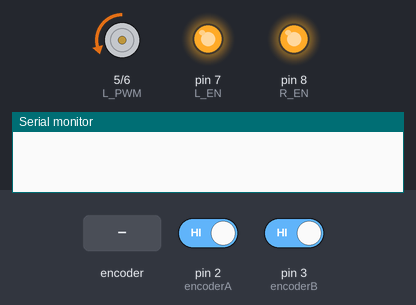
Simulated run of this sketch. Board: Arduino Uno, built with avr-gcc and run on an emulated ATmega328P. Shown: motor-driver pin pairs drawn as motors (green arrow = first pin HIGH = forward, orange = second pin HIGH = backward, longer = more drive), output pins drawn as LEDs (lit = HIGH), the last lines printed to the serial monitor. Inputs (shaded band) come from the test bench; at power-on: pin 2 (encoderA) HIGH, pin 3 (encoderB) HIGH.

Above: at 1.2 s.
1.3 s: rotary encoder on pin 2 (encoderA) / pin 3 (encoderB) turned 1 step (first pin leading)
At 2.25 s:
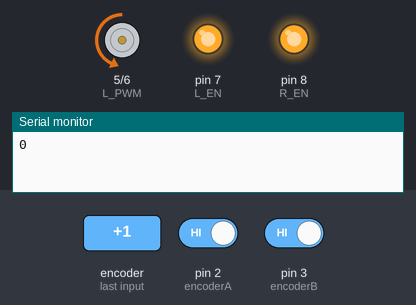
At 10.6 s:
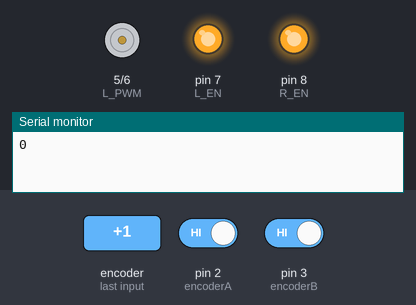
Timing chart, 0 to 12.5 s (numbered marks = the images above; inputs shaded):
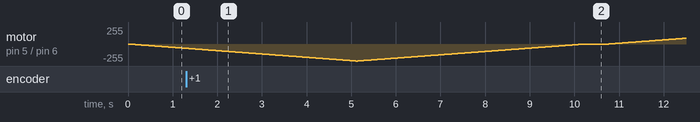

The sketch:

MutarMotorEncoder.ino
```cpp
#include <Arduino.h>

// program untuk menggerakan motor dc
int R_EN = 8; //cw
int L_EN = 7; //ccw
int R_PWM = 6;
int L_PWM = 5;

int counter = 0;

int encoderA = 2;
int encoderB = 3;

int posision = 0;

void readEncoder();

void setup() {
  // pengaturan pin sebagai output
  pinMode(R_EN,OUTPUT);
  pinMode(R_PWM, OUTPUT);
  pinMode (L_EN,OUTPUT);
  pinMode(L_PWM,OUTPUT);

  pinMode(encoderA, INPUT);
  pinMode(encoderB, INPUT);

  //mengaktifkan motor
  digitalWrite(R_EN,HIGH);
  digitalWrite(L_EN,HIGH);

  Serial.begin(9600);

  //mengaktifkan interrupt pada encoderA dan memanggil encoderA
  attachInterrupt(digitalPinToInterrupt(encoderA), readEncoder , RISING);
}

void loop() {
  //kontrol agar loop hanya bekerja 1 kali (berhenti)
    while (counter < 1){
  int i;
  for(i = 0; i <= 255; i++){ //cw min ke max
    analogWrite(R_PWM,i);
    analogWrite(L_PWM,0);
    delay(20);
  }
   for (i = 255; i >= 0; i--){ //cw max ke min
    analogWrite(R_PWM,i);
    analogWrite(L_PWM,0);
    delay(20);
  }
  delay (500);
  for(i = 0; i <= 255; i++){//ccw min ke max
    analogWrite(R_PWM,0);
    analogWrite(L_PWM,i);
    delay(20);
  }
   for(i = 255; i >= 0; i--){//ccw max ke min
    analogWrite(R_PWM,0);
    analogWrite(L_PWM,i);
    delay(20);
  }
  counter++; //fungsi untuk berhitung (loop yang dilakukan)
  }
}

void readEncoder(){
Serial.println(posision);
int b = digitalRead(encoderB);
  if(b>0){
    posision++;
  }
  else{
    posision--;
  }
}
```
